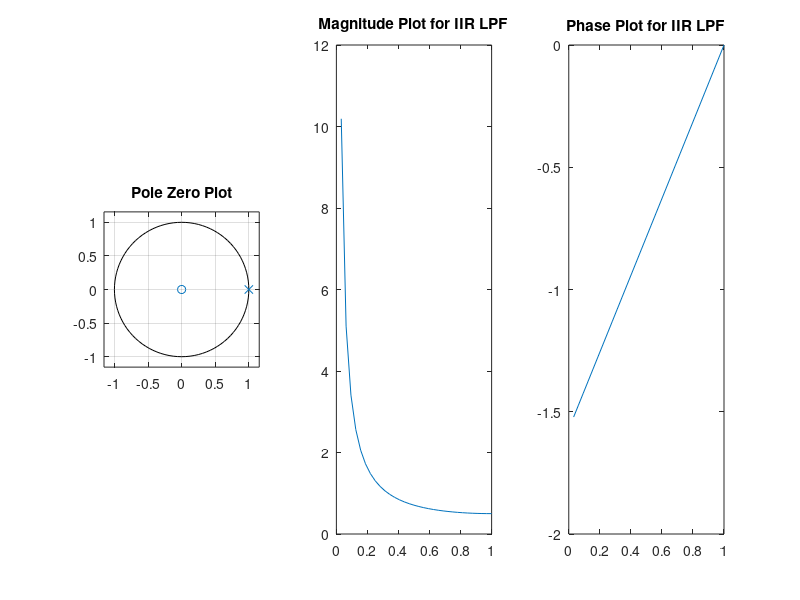

Reproduce this figure in MATLAB.
%  Various Plots for IIR Filtering
% h[n] = y[n]/x[n]

clc;
clear all;
num = [1 0]; %a -> coefficients of y[n] Changable to see what happens
den = [1 -1]; %b -> coefficients of x[n] Changable to see what happens

figure(1)
subplot(1,3,1)
zplane(num,den) % Z plane plot of h(n)
title('Pole Zero Plot')

w = 0:pi/32:pi; % Omega Frequency Changable
[h,w]=freqz(num,den,w);  % Freqz = frequency response
mag=abs(h); % Absolute Value for magnitude
phase=angle(h);

subplot(1,3,2)
plot(w/pi,mag)
title('Magnitude Plot for IIR LPF')

subplot(1,3,3)
plot(w/pi,phase)
title('Phase Plot for IIR LPF')
